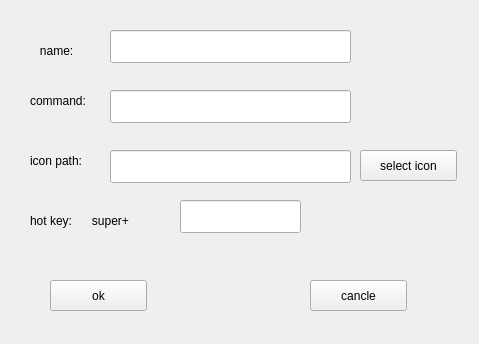
<?xml version="1.0" encoding="UTF-8"?>
<ui version="4.0">
 <class>AddWindow</class>
 <widget class="QWidget" name="AddWindow">
  <property name="geometry">
   <rect>
    <x>0</x>
    <y>0</y>
    <width>479</width>
    <height>344</height>
   </rect>
  </property>
  <property name="windowTitle">
   <string>Form</string>
  </property>
  <widget class="QLabel" name="label">
   <property name="geometry">
    <rect>
     <x>30</x>
     <y>40</y>
     <width>66</width>
     <height>21</height>
    </rect>
   </property>
   <property name="text">
    <string>   name:</string>
   </property>
  </widget>
  <widget class="QLabel" name="label_2">
   <property name="geometry">
    <rect>
     <x>30</x>
     <y>90</y>
     <width>66</width>
     <height>21</height>
    </rect>
   </property>
   <property name="text">
    <string>command:</string>
   </property>
  </widget>
  <widget class="QLabel" name="label_3">
   <property name="geometry">
    <rect>
     <x>30</x>
     <y>150</y>
     <width>66</width>
     <height>21</height>
    </rect>
   </property>
   <property name="text">
    <string>icon path:</string>
   </property>
  </widget>
  <widget class="QLineEdit" name="nameText">
   <property name="geometry">
    <rect>
     <x>110</x>
     <y>30</y>
     <width>241</width>
     <height>33</height>
    </rect>
   </property>
  </widget>
  <widget class="QLineEdit" name="commandText">
   <property name="geometry">
    <rect>
     <x>110</x>
     <y>90</y>
     <width>241</width>
     <height>33</height>
    </rect>
   </property>
  </widget>
  <widget class="QLineEdit" name="iconText">
   <property name="geometry">
    <rect>
     <x>110</x>
     <y>150</y>
     <width>241</width>
     <height>33</height>
    </rect>
   </property>
  </widget>
  <widget class="QPushButton" name="selectButton">
   <property name="geometry">
    <rect>
     <x>360</x>
     <y>150</y>
     <width>97</width>
     <height>31</height>
    </rect>
   </property>
   <property name="text">
    <string>select icon</string>
   </property>
  </widget>
  <widget class="QPushButton" name="okButton">
   <property name="geometry">
    <rect>
     <x>50</x>
     <y>280</y>
     <width>97</width>
     <height>31</height>
    </rect>
   </property>
   <property name="text">
    <string>ok</string>
   </property>
  </widget>
  <widget class="QPushButton" name="cancleButton">
   <property name="geometry">
    <rect>
     <x>310</x>
     <y>280</y>
     <width>97</width>
     <height>31</height>
    </rect>
   </property>
   <property name="text">
    <string>cancle</string>
   </property>
  </widget>
  <widget class="QLabel" name="label_4">
   <property name="geometry">
    <rect>
     <x>30</x>
     <y>210</y>
     <width>161</width>
     <height>21</height>
    </rect>
   </property>
   <property name="text">
    <string>hot key:      super+</string>
   </property>
  </widget>
  <widget class="QLineEdit" name="keyText">
   <property name="geometry">
    <rect>
     <x>180</x>
     <y>200</y>
     <width>121</width>
     <height>33</height>
    </rect>
   </property>
  </widget>
  <zorder>keyText</zorder>
  <zorder>label</zorder>
  <zorder>label_2</zorder>
  <zorder>label_3</zorder>
  <zorder>nameText</zorder>
  <zorder>commandText</zorder>
  <zorder>iconText</zorder>
  <zorder>selectButton</zorder>
  <zorder>okButton</zorder>
  <zorder>cancleButton</zorder>
  <zorder>label_4</zorder>
 </widget>
 <resources/>
 <connections/>
</ui>
